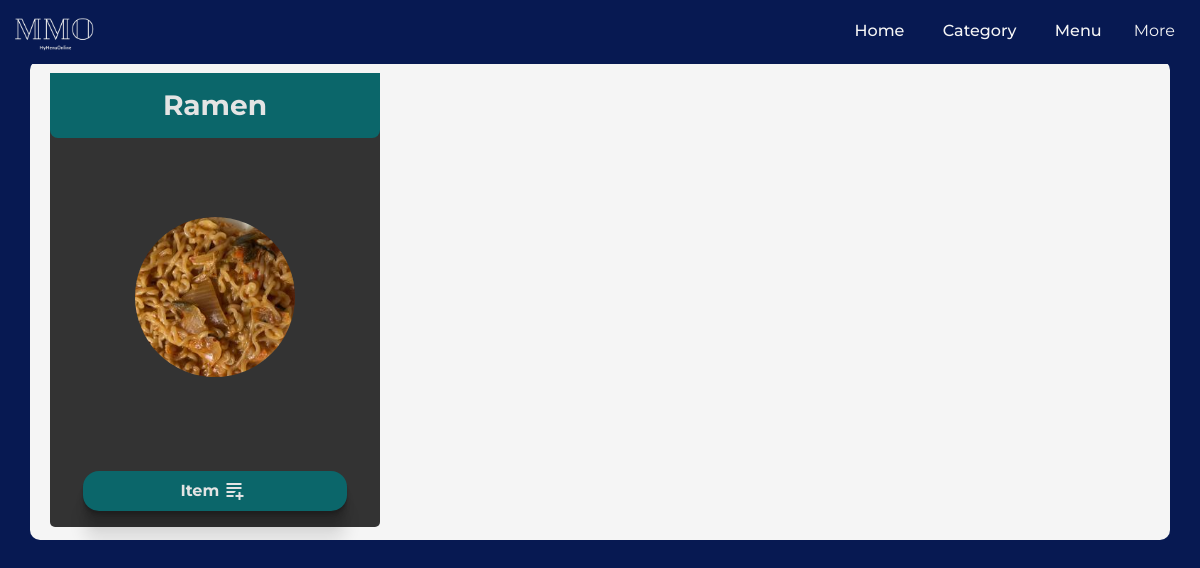
The app's page /client/items/category=48/ (signed in), older data.
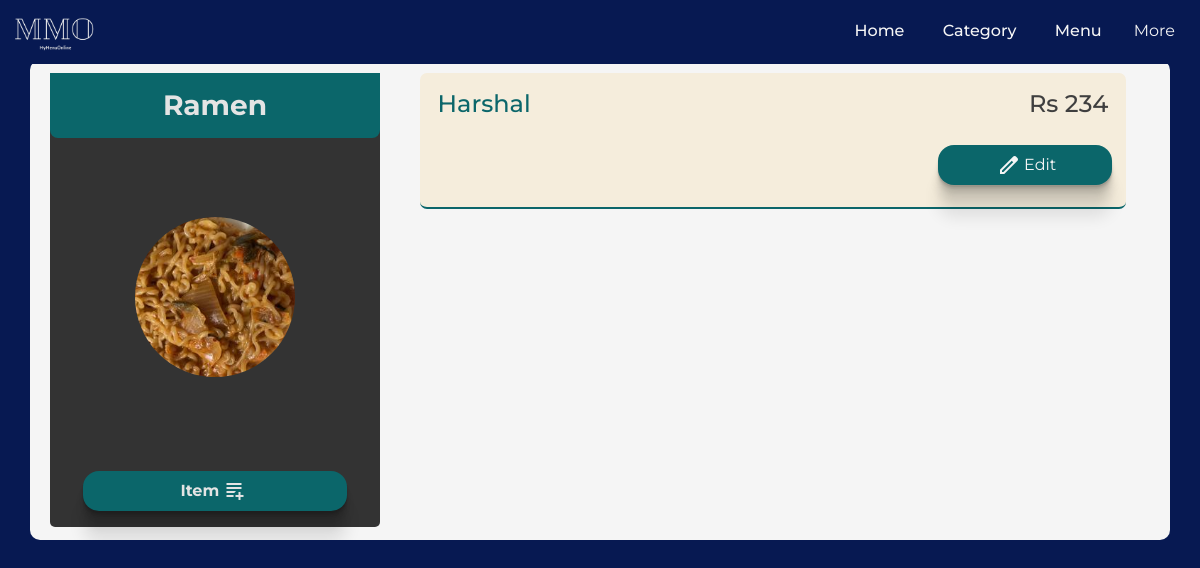
The same page, newer data.
### client/models.py (models this page shows, shortened)
class Header(models.Model):
    header_text = models.CharField(max_length=100)
    image = models.ImageField(upload_to='images', height_field=None, width_field=None, max_length=None, blank=True, null=True)
    menu = models.ForeignKey(Menu, on_delete=models.CASCADE, related_name='headers')
    description = models.CharField(max_length=50, blank= True, default="")

class Item(models.Model):
    header = models.ForeignKey(Header, on_delete=models.CASCADE)
    item_name = models.CharField( max_length=50)
    price = models.IntegerField()
    vegnonveg = models.CharField(max_length=15,)
    tags = models.CharField( max_length=50)
    def __str__(self):
        return f'{self.item_name}  {self.price}'

### client/views.py (the view)
# urls.py: path('items/category=<int:id>/', views.itemList, name= 'itemList'),
@login_required
@menu_creation
def itemList(request, id):
    try:
        header = Header.objects.get(id = id)
    except:
        return HttpResponse('404 page not found')
    if header.menu.user == request.user:
        items = Item.objects.filter(header= header).order_by('price')
        print(items)
        data = {
            'header' : header,
            'items': items,
        }
        return render(request, 'client/itemList.html',data )
    else:
        return HttpResponse('You are not authorized to view this page')

### client/views.py (called while the page is built)
def menu_creation(view_func, verification_url="/client/getstarted/"):
    @functools.wraps(view_func)
    def wrapper(request, *args, **kwargs):
        if Menu.objects.filter(user=request.user).exists():
            return view_func(request, *args, **kwargs)
        messages.info(request, "create menu first")
        print("create menu first")
        return redirect(verification_url)
    return wrapper

### templates/client/itemList.html (shortened to what this page needs)
{% load static %}
<!doctype html>
<html lang="en">
  <head>
    <link rel="stylesheet" href="{% static 'css/styleAdmin.css' %}">
    <link href="https://cdn.jsdelivr.net/npm/bootstrap@5.3.1/dist/css/bootstrap.min.css" rel="stylesheet">
  </head>
  <body>
    {% include 'client/navBar.html' %}
      <div class="container  flexCol">
        <div class="cateloginList ">
          <h3>{{header.header_text}}</h3>
          {% if header.image %}
          <img src="{{header.image.url}}" alt="">
          {% else %}
          <img src="{% static 'img/burger.jpg' %}" alt="">
          {% endif %}
          <p class="myActionButton" onclick="parent.location.href='/client/items/category={{header.id}}/add'"> Item<span class="material-symbols-outlined">
            </span></p>
        </div>
        <div class="itemListScroll">
          {% for item in items %}
          <div class="myListItem itermListBlock">
         <div class="itermList">
           <h4 class="makeBoldColor">{{item.item_name}}</h4>
           <h4>Rs   {{item.price}}</h4>
          </div>
          <div class="categoryButton listnewItem">
            <p onclick="parent.location.href='/client/items/category={{header.id}}/edit/item={{item.id}}'" > <span class="material-symbols-outlined">
            </span>Edit</p>
          </div>
     </div>
     {% endfor %}
</div>
</div>
</body>
</html>

### templates/client/navBar.html (shortened to what this page needs)
{% load static %}
  <link rel="stylesheet" href="{% static 'css/navbar.css'%}">
<nav  style="  background-color: #071952 !important;" class="navbar navbar-dark bg-dark fixed-top">
  <div class="container-fluid">
    <img class="myMMOlogo navbar-brand" src="{% static "img/whiteTextMMO-removebg-preview.png" %}" alt="">
    <div class="navList">
      <h6 onclick="parent.location.href='/client/psudoPanel/'"  class="navItem animated">Home</h6>
      <h6 onclick="parent.location.href='/client/category'"  class="navItem animated">Category</h6>
      <h6 onclick="parent.location.href=''"  class="navItem animated">Menu</h6>
      <button class="btn animated" type="button" data-bs-toggle="offcanvas" data-bs-target="#offcanvasRight" aria-controls="offcanvasRight" style="color: whitesmoke;">More</button>
    </div>
  </div>
</nav>

### static/css/styleAdmin.css (style rules this page uses)
:root { --text: #3f3f3f; --background: #e4e4e4; --primaryDark : #0B666A; --navPrimaryDark : #071952; --primary : #0B666A; --alertRed : #C70039; --secondary :#F5EDDC; }
* { font-family: 'Montserrat', sans-serif; scrollbar-color: var(--background); scroll-behavior: smooth; }
h1,h2,h3,h4,h5,h6 { text-transform: capitalize; }
body { color: var(--text); background-color: var(--navPrimaryDark) !important; }
.navbar { background-color: rgba(255, 255, 255, 0) !important; }
.myMMOlogo { height: 3rem; mix-blend-mode: lighten; position: relative; z-index: 1; }
.container { max-width: 1140px; z-index: 11; background-color: whitesmoke; margin: 5% 20%; padding: 0.8rem; border-radius: 10px; }
::placeholder { opacity: 1; color: var(--text); }
.flexCol { display: flex; justify-content: space-around; align-items: center; overflow:hidden; height: 480px; }
.categoryButton { display: flex; justify-content: space-between; align-items: center; text-align: center; }
.categoryButton > p { margin: auto; width: 80%; color: whitesmoke !important; display: flex; justify-content: center; align-items: center; padding: 0.5rem; background-color: var(--primaryDark); margin: 0.5rem ; cursor: pointer; border-radius: 1rem; opacity: 1; }
.myActionButton { margin: auto; width: 80%; color: var(--background); display: flex; justify-content: center; align-items: center; padding: 0.5rem; background-color: #0B666A; font-weight: bolder; margin: 1rem ; cursor: pointer; border-radius: 1rem; box-shadow: 0 2px 1px rgba(0,0,0,0.09), 0 4px 2px rgba(0,0,0,0.09), 0 8px 4px rgba(0,0,0,0.09), 0 16px 8px rgba(0,0,0,0.09), 0 32px 16px rgba(0,0,0,0.09); }
p> span { margin: 0 0.2rem; }
.itermList { display: flex; justify-content: space-between; align-items: center; align-content: center; height: 3.2rem; margin: 0.2rem 0.7rem; border-radius: 1rem; }
.cateloginList { border-radius: 5px; height: 100%; width: 30%; display: flex; flex-direction: column; align-items: center; align-content: center; background-color: #333; margin: 0 0.5rem; }
.itemListScroll { border-radius: 5px; height: 100%; width: 70%; overflow: scroll; }
.cateloginList > img { height: 10rem; width: 10rem; border-radius: 50%; margin: auto; object-fit: cover; }
.cateloginList > h3 { margin: 1rem auto; font-weight: bolder; color: whitesmoke; }
.itermListBlock { border-radius: 7px; color: var(--text); margin-bottom: 1.2rem; padding: 0.4rem; background-color: #f5eddc; height: 30%; margin-left: 2rem; margin-right: 2rem; border-bottom: 2px solid var(--primaryDark); }
.listnewItem { justify-content: space-between; }
.listnewItem > p { width: 25%; box-shadow: 0 2px 1px rgba(0,0,0,0.09), 0 4px 2px rgba(0,0,0,0.09), 0 8px 4px rgba(0,0,0,0.09), 0 16px 8px rgba(0,0,0,0.09), 0 32px 16px rgba(0,0,0,0.09); }
.makeBoldColor { color: var(--navPrimaryDark) !important; }
@media only screen and (min-width: 700px) { .cateloginList > h3 { width: 100%; text-align: center; padding: 1rem; background-color: var(--primaryDark); color: var(--background) !important; margin: 0; border-radius: 0rem 0rem 0.5rem 0.5rem; } }
@media only screen and (min-width: 700px) { .container { margin-bottom: 0 !important ; } }
.addCategoryButtonBlock > p,span { margin: auto 0.3rem; }
.makeBoldColor { color: var(--primary) !important; }
.navList { display: flex; justify-content: left; align-content: center; align-items: center; color: whitesmoke; font-weight: bolder; }
.navItem { margin: auto 1rem; padding: 0.2rem; }
.animated { text-decoration: none; display: inline-block; }
.animated::after { content: ''; display: block; width: 0; height: 2px; background: whitesmoke; transition: width 0.3s ease; }

Row changes from the older to the newer data that the page shows:
added Item: item_name "Harshal", price "234"
